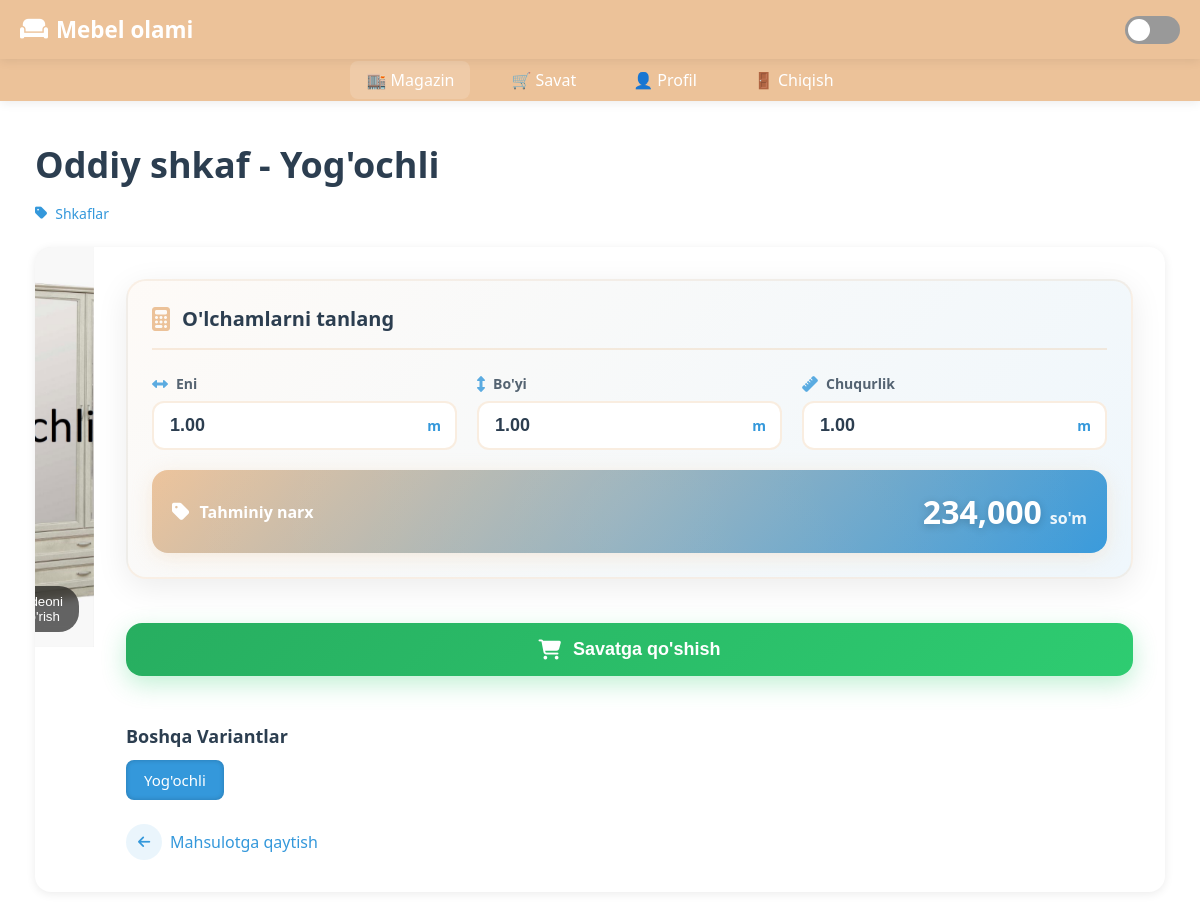
Screenshot of /product/1/variant/1/ (signed in) with the database file from the repository.
### main/models.py (models this page shows, shortened)
class Product(models.Model):
    category = models.ForeignKey(Category, on_delete=models.CASCADE, related_name='products')
    name_uz = models.CharField(max_length=200)
    name_ru = models.CharField(max_length=200, blank=True)
    image = models.ImageField(upload_to='products/')
    video_url = models.URLField(max_length=500, blank=True, null=True, help_text="YouTube yoki video URL")

class Variant(models.Model):
    product = models.ForeignKey(Product, on_delete=models.CASCADE, related_name='variants')
    name = models.CharField(max_length=100)  # Variant nomi (masalan: "Yong'oq", "DCP", "Tolda")
    base_price = models.DecimalField(max_digits=10, decimal_places=2)  # 1 m³ uchun narx
    width = models.DecimalField(max_digits=6, decimal_places=2, default=1.0)  # metr
    height = models.DecimalField(max_digits=6, decimal_places=2, default=1.0)
    depth = models.DecimalField(max_digits=6, decimal_places=2, default=1.0)

class Category(models.Model):
    name_uz = models.CharField(max_length=100)
    name_ru = models.CharField(max_length=100, blank=True)
    image = models.ImageField(upload_to='categories/')

class VariantImage(models.Model):
    variant = models.ForeignKey(Variant, on_delete=models.CASCADE, related_name='images')
    image = models.ImageField(upload_to='variants/')

### main/views.py (the view)
# urls.py: path('product/<int:prod_id>/variant/<int:var_id>/', views.variant_view, name='variant'),
@login_required(login_url='login')
def variant_view(request, prod_id, var_id):
    product = get_object_or_404(Product, id=prod_id)
    variant = get_object_or_404(Variant, id=var_id, product=product)
    images = variant.images.all()
    return render(request, 'variant.html', {
        'variant': variant,
        'images': images,
        'product': product
    })

### main/context_processors.py (called while the page is built)
def cart_count(request):
    count = 0
    if request.user.is_authenticated:
        count = BasketItem.objects.filter(user=request.user).aggregate(total=Sum('quantity'))['total'] or 0
    return {'cart_count': count}

### main/templates/variant.html (shortened to what this page needs)
{% extends "base.html" %}
{% load static %}
{% block content %}
<div class="product-container">
    <div class="product-header">
        <h1 class="product-title">{{ product.name_uz }} <span class="text-secondary text-2xl">- {{ variant.name }}
            </span></h1>
        {% if product.category %}
        <a href="{% url 'category' product.category.id %}" class="category-link">
            <i class="fas fa-tag"></i>
            {{ product.category.name_uz }}
        </a>
        {% endif %}
    </div>
    <div class="product-card">
        <div class="product-grid">
            <div class="product-image-wrapper">
                <div id="media-image" class="media-content active">
                    {% if images %}
                    <img src="{{ images.0.image.url }}" alt="{{ variant.name }}" class="product-image">
                    {% elif product.image %}
                    <img src="{{ product.image.url }}" alt="{{ product.name_uz }}" class="product-image">
                    {% else %}
                    <div class="image-placeholder">
                        <i class="fas fa-image"></i>
                    </div>
                    {% endif %}
                </div>
                {% if product.video_url %}
                <button id="media-toggle" class="media-toggle-btn" onclick="toggleMedia('{{ product.video_url }}')">
                     <span>Videoni ko'rish</span>
                </button>
                {% endif %}
            </div>
            <div class="product-info">
                <div class="calculator-section">
                    <div class="calculator-header">
                        <i class="fas fa-calculator"></i>
                        <h3>O'lchamlarni tanlang</h3>
                    </div>
                    <div class="dimensions-grid">
                        <div class="dimension-input-group">
                            <label for="width">
                                <i class="fas fa-arrows-alt-h"></i>
                                <span>Eni</span>
                            </label>
                            <div class="input-wrapper">
                                <input type="number" id="width" value="{{ variant.width }}" step="0.01" min="0.1"
                                    oninput="calculatePrice()">
                                <span class="unit">m</span>
                            </div>
                        </div>
                        <div class="dimension-input-group">
                            <label for="height">
                                <i class="fas fa-arrows-alt-v"></i>
                                <span>Bo'yi</span>
                            </label>
                            <div class="input-wrapper">
                                <input type="number" id="height" value="{{ variant.height }}" step="0.01" min="0.1"
                                    oninput="calculatePrice()">
                                <span class="unit">m</span>
                            </div>
                        </div>
                        <div class="dimension-input-group">
                            <label for="depth">
                                <i class="fas fa-ruler"></i>
                                <span>Chuqurlik</span>
                            </label>
                            <div class="input-wrapper">
                                <input type="number" id="depth" value="{{ variant.depth }}" step="0.01" min="0.1"
                                    oninput="calculatePrice()">
                                <span class="unit">m</span>
                            </div>
                        </div>
                    </div>
                    <div class="price-display">
                        <div class="price-label">
                            <i class="fas fa-tag"></i>
                            <span>Tahminiy narx</span>
                        </div>
                        <div class="price-value">
                            <span id="total-price" class="price-amount">0</span>
                            <span class="price-currency">so'm</span>
                        </div>
                    </div>
                </div>
                <button onclick="addToCart()" class="add-to-cart-btn">
                    <i class="fas fa-shopping-cart"></i>
                    <span>Savatga qo'shish</span>
                </button>
                {% if product.variants.all %}
                <div class="variants-section">
                    <h3 class="variants-title">Boshqa Variantlar</h3>
                    <div class="variants-list">
                        {% for var in product.variants.all %}
                        <a href="{% url 'variant' product.id var.id %}"
                            class="variant-btn {% if var.id == variant.id %}active{% endif %}">
                            {{ var.name }}
                        </a>
                        {% endfor %}
                    </div>
                </div>
                {% endif %}
                <div class="back-button-wrapper mt-auto">
                    <a href="{% url 'product' product.id %}" class="back-button">
                        <div class="back-icon">
                            <i class="fas fa-arrow-left"></i>
                        </div>
                        Mahsulotga qaytish
                    </a>
                </div>
            </div>
        </div>
    </div>
</div>
{% endblock %}

### main/templates/base.html (style rules this page uses)
:root { --primary: #ECC299; --secondary: #3498db; --bg: #ffffff; --text: #2c3e50; --shadow: 0 2px 10px rgba(0, 0, 0, 0.08); }
* { margin: 0; padding: 0; box-sizing: border-box; transition: 0.25s ease; }
body { background: var(--bg); color: var(--text); font-family: "Segoe UI", sans-serif; padding-bottom: 70px; }
@media (min-width: 768px) { body { padding-bottom: 0; } }

### rows the page displays
Product: name_uz "Oddiy shkaf", category.name_uz "Shkaflar"
Variant: name "Yog'ochli", width "1.00", height "1.00", depth "1.00"
VariantImage: image (picture)
